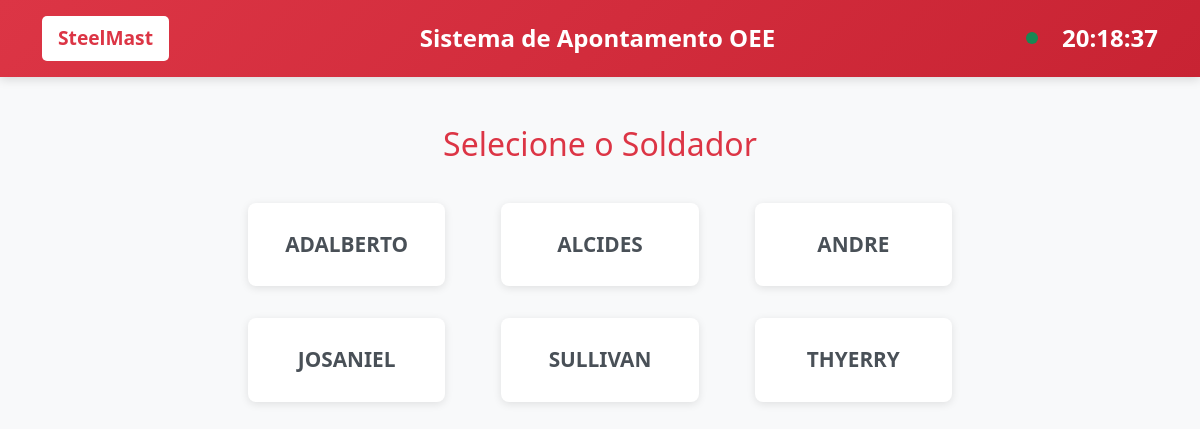
The page / on the database its author committed.
### core/models.py (models this page shows, shortened)
class Soldador(models.Model):
    usuario = models.OneToOneField(Usuario, on_delete=models.CASCADE)
    senha_simplificada = models.CharField(max_length=10)
    ativo = models.BooleanField(default=True)
    data_cadastro = models.DateTimeField(default=timezone.now)

class Usuario(AbstractUser):
    TIPOS_USUARIO = [
        ('admin', 'Administrador'),
        ('analista', 'Analista'),
        ('qualidade', 'Qualidade'),
        ('manutencao', 'Manutenção'),
        ('soldador', 'Soldador'),
    ]
    nome_completo = models.CharField(max_length=255)
    tipo_usuario = models.CharField(max_length=20, choices=TIPOS_USUARIO)
    ativo = models.BooleanField(default=True)
    data_criacao = models.DateTimeField(default=timezone.now)
    ultimo_login = models.DateTimeField(null=True, blank=True)

### soldagem/views.py (the view)
# urls.py: path('', views.selecao_soldador, name='selecao_soldador'),
def selecao_soldador(request):
    soldadores = Soldador.objects.filter(ativo=True).order_by('usuario__nome_completo')
    return render(request, 'soldagem/selecao_soldador.html', {'soldadores': soldadores})

### templates/soldagem/selecao_soldador.html (shortened to what this page needs)
{% extends 'base.html' %}
{% block content %}
<div class="container mt-5">
    <div class="row justify-content-center">
        <div class="col-md-8">
            <h2 class="text-center mb-4" style="color: var(--primary-red);">
                Selecione o Soldador
            </h2>
            <div class="row">
                {% for soldador in soldadores %}
                <div class="col-md-6 col-lg-4">
                    <div class="soldador-card" onclick="selecionarSoldador({{ soldador.id }}, '{{ soldador.usuario.nome_completo }}')">
                        <div class="soldador-nome">{{ soldador.usuario.nome_completo }}</div>
                    </div>
                </div>
                {% endfor %}
            </div>
        </div>
    </div>
</div>
{% endblock %}

### templates/base.html (style rules this page uses)
:root { --primary-red: #dc3545; --dark-red: #c82333; --light-gray: #f8f9fa; --medium-gray: #6c757d; --dark-gray: #495057; --success-green: #198754; --warning-yellow: #ffc107; }
body { font-family: 'Segoe UI', Tahoma, Geneva, Verdana, sans-serif; background-color: var(--light-gray); color: var(--dark-gray); margin: 0; padding: 0; }
.soldador-card { background: white; border-radius: 8px; padding: 1.5rem; margin: 1rem; box-shadow: 0 2px 8px rgba(0,0,0,0.1); transition: all 0.3s ease; cursor: pointer; border: 2px solid transparent; }
.soldador-nome { font-size: 1.3rem; font-weight: bold; color: var(--dark-gray); text-align: center; }

### rows shown on the page
Soldador: usuario.nome_completo "ADALBERTO"
Soldador: usuario.nome_completo "ALCIDES"
Soldador: usuario.nome_completo "ANDRE"
Soldador: usuario.nome_completo "JOSANIEL"
Soldador: usuario.nome_completo "SULLIVAN"
Soldador: usuario.nome_completo "THYERRY"
